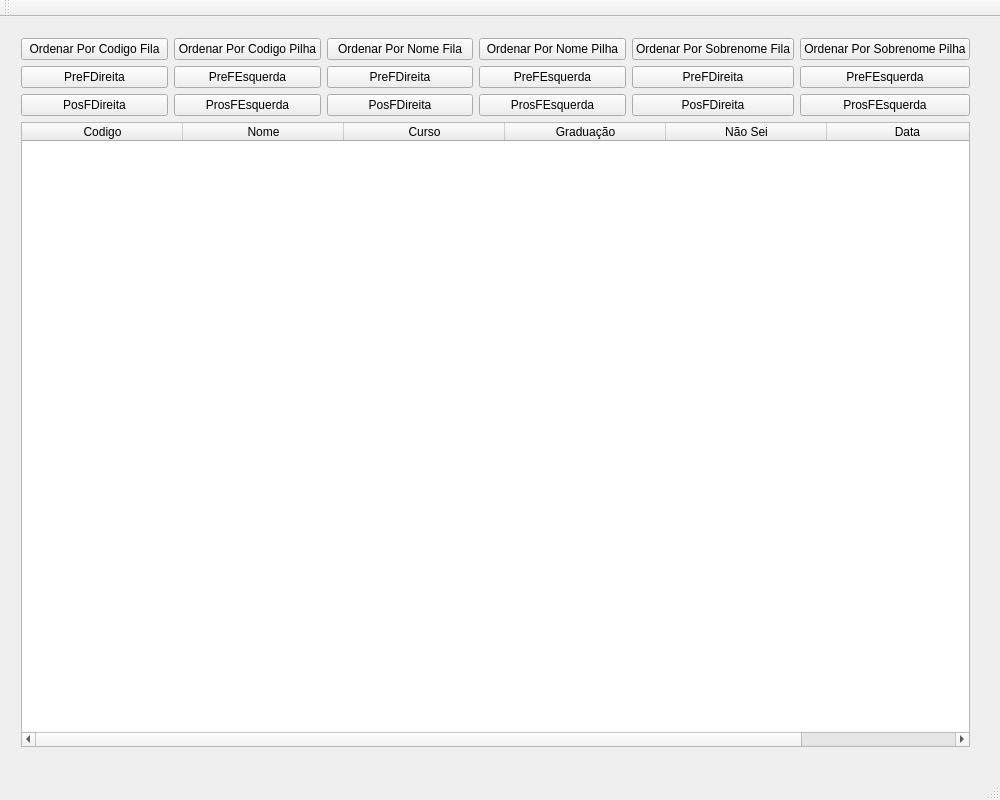
<?xml version="1.0" encoding="UTF-8"?>
<ui version="4.0">
 <class>MainWindow</class>
 <widget class="QMainWindow" name="MainWindow">
  <property name="geometry">
   <rect>
    <x>0</x>
    <y>0</y>
    <width>1000</width>
    <height>800</height>
   </rect>
  </property>
  <property name="minimumSize">
   <size>
    <width>1000</width>
    <height>800</height>
   </size>
  </property>
  <property name="maximumSize">
   <size>
    <width>1000</width>
    <height>800</height>
   </size>
  </property>
  <property name="windowTitle">
   <string>MainWindow</string>
  </property>
  <widget class="QWidget" name="centralWidget">
   <widget class="QWidget" name="">
    <property name="geometry">
     <rect>
      <x>10</x>
      <y>10</y>
      <width>971</width>
      <height>731</height>
     </rect>
    </property>
    <layout class="QGridLayout" name="gridLayout">
     <item row="0" column="0">
      <widget class="QPushButton" name="pushButtonOrdenarPorCodigo">
       <property name="text">
        <string>Ordenar Por Codigo Fila</string>
       </property>
      </widget>
     </item>
     <item row="0" column="1">
      <widget class="QPushButton" name="pushButtonOrdenarPorNome">
       <property name="text">
        <string>Ordenar Por Codigo Pilha</string>
       </property>
      </widget>
     </item>
     <item row="0" column="2">
      <widget class="QPushButton" name="pushButtonOrdenarPorNomeFila">
       <property name="text">
        <string>Ordenar Por Nome Fila</string>
       </property>
      </widget>
     </item>
     <item row="0" column="3">
      <widget class="QPushButton" name="pushButtonOrdenarPorNomePilha">
       <property name="text">
        <string>Ordenar Por Nome Pilha</string>
       </property>
      </widget>
     </item>
     <item row="0" column="4">
      <widget class="QPushButton" name="pushButtonOrdenarPorSobrenomeFila">
       <property name="text">
        <string>Ordenar Por Sobrenome Fila</string>
       </property>
      </widget>
     </item>
     <item row="0" column="5">
      <widget class="QPushButton" name="pushButtonOrdenarPorSobrenomePilha">
       <property name="text">
        <string>Ordenar Por Sobrenome Pilha</string>
       </property>
      </widget>
     </item>
     <item row="1" column="0">
      <widget class="QPushButton" name="pushButtonPreFDireita">
       <property name="text">
        <string>PreFDireita</string>
       </property>
      </widget>
     </item>
     <item row="1" column="1">
      <widget class="QPushButton" name="pushButtonPreFEsquerda">
       <property name="text">
        <string>PreFEsquerda</string>
       </property>
      </widget>
     </item>
     <item row="1" column="2">
      <widget class="QPushButton" name="pushButtonNomePreFDireita">
       <property name="text">
        <string>PreFDireita</string>
       </property>
      </widget>
     </item>
     <item row="1" column="3">
      <widget class="QPushButton" name="pushButtonNomePreFEsquerda">
       <property name="text">
        <string>PreFEsquerda</string>
       </property>
      </widget>
     </item>
     <item row="1" column="4">
      <widget class="QPushButton" name="pushButtonSobrenomePreFDireita">
       <property name="text">
        <string>PreFDireita</string>
       </property>
      </widget>
     </item>
     <item row="1" column="5">
      <widget class="QPushButton" name="pushButtonSobreNomePreFEsquerda">
       <property name="text">
        <string>PreFEsquerda</string>
       </property>
      </widget>
     </item>
     <item row="2" column="0">
      <widget class="QPushButton" name="pushButtonPosFDireita">
       <property name="text">
        <string>PosFDireita</string>
       </property>
      </widget>
     </item>
     <item row="2" column="1">
      <widget class="QPushButton" name="pushButtonProsFEsquerda">
       <property name="text">
        <string>ProsFEsquerda</string>
       </property>
      </widget>
     </item>
     <item row="2" column="2">
      <widget class="QPushButton" name="pushButtonNomePosFDireita">
       <property name="text">
        <string>PosFDireita</string>
       </property>
      </widget>
     </item>
     <item row="2" column="3">
      <widget class="QPushButton" name="pushButtonNomeProsFEsquerda">
       <property name="text">
        <string>ProsFEsquerda</string>
       </property>
      </widget>
     </item>
     <item row="2" column="4">
      <widget class="QPushButton" name="pushButtonSobrenomePosFDireita">
       <property name="text">
        <string>PosFDireita</string>
       </property>
      </widget>
     </item>
     <item row="2" column="5">
      <widget class="QPushButton" name="pushButtonSobrenomeProsFEsquerda">
       <property name="text">
        <string>ProsFEsquerda</string>
       </property>
      </widget>
     </item>
     <item row="3" column="0" colspan="6">
      <widget class="QTableWidget" name="tableWidgetSaida">
       <attribute name="horizontalHeaderDefaultSectionSize">
        <number>161</number>
       </attribute>
       <column>
        <property name="text">
         <string>Codigo</string>
        </property>
       </column>
       <column>
        <property name="text">
         <string>Nome</string>
        </property>
       </column>
       <column>
        <property name="text">
         <string>Curso</string>
        </property>
       </column>
       <column>
        <property name="text">
         <string>Graduação</string>
        </property>
       </column>
       <column>
        <property name="text">
         <string>Não Sei</string>
        </property>
       </column>
       <column>
        <property name="text">
         <string>Data</string>
        </property>
       </column>
      </widget>
     </item>
    </layout>
   </widget>
  </widget>
  <widget class="QMenuBar" name="menuBar">
   <property name="geometry">
    <rect>
     <x>0</x>
     <y>0</y>
     <width>1000</width>
     <height>21</height>
    </rect>
   </property>
  </widget>
  <widget class="QToolBar" name="mainToolBar">
   <attribute name="toolBarArea">
    <enum>TopToolBarArea</enum>
   </attribute>
   <attribute name="toolBarBreak">
    <bool>false</bool>
   </attribute>
  </widget>
  <widget class="QStatusBar" name="statusBar"/>
 </widget>
 <layoutdefault spacing="6" margin="11"/>
 <resources/>
 <connections/>
</ui>
